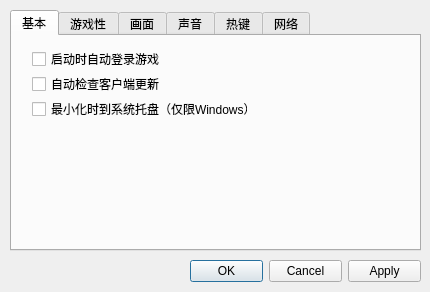
<?xml version="1.0" encoding="UTF-8"?>
<ui version="4.0">
 <class>GameSysSettingDialog</class>
 <widget class="QMainWindow" name="GameSysSettingDialog">
  <property name="windowModality">
   <enum>Qt::WindowModal</enum>
  </property>
  <property name="geometry">
   <rect>
    <x>0</x>
    <y>0</y>
    <width>430</width>
    <height>292</height>
   </rect>
  </property>
  <property name="windowTitle">
   <string>游戏设置</string>
  </property>
  <widget class="QWidget" name="centralwidget">
   <widget class="QTabWidget" name="tabWidget">
    <property name="geometry">
     <rect>
      <x>10</x>
      <y>10</y>
      <width>411</width>
      <height>241</height>
     </rect>
    </property>
    <property name="tabPosition">
     <enum>QTabWidget::North</enum>
    </property>
    <property name="tabShape">
     <enum>QTabWidget::Rounded</enum>
    </property>
    <property name="currentIndex">
     <number>0</number>
    </property>
    <property name="elideMode">
     <enum>Qt::ElideLeft</enum>
    </property>
    <property name="usesScrollButtons">
     <bool>true</bool>
    </property>
    <property name="documentMode">
     <bool>false</bool>
    </property>
    <property name="tabsClosable">
     <bool>false</bool>
    </property>
    <widget class="QWidget" name="tab">
     <attribute name="title">
      <string>基本</string>
     </attribute>
     <widget class="QCheckBox" name="checkBox_6">
      <property name="geometry">
       <rect>
        <x>20</x>
        <y>15</y>
        <width>131</width>
        <height>16</height>
       </rect>
      </property>
      <property name="text">
       <string>启动时自动登录游戏</string>
      </property>
     </widget>
     <widget class="QCheckBox" name="checkBox_7">
      <property name="geometry">
       <rect>
        <x>20</x>
        <y>40</y>
        <width>131</width>
        <height>16</height>
       </rect>
      </property>
      <property name="text">
       <string>自动检查客户端更新</string>
      </property>
     </widget>
     <widget class="QCheckBox" name="checkBox_8">
      <property name="geometry">
       <rect>
        <x>20</x>
        <y>65</y>
        <width>216</width>
        <height>16</height>
       </rect>
      </property>
      <property name="text">
       <string>最小化时到系统托盘（仅限Windows）</string>
      </property>
     </widget>
    </widget>
    <widget class="QWidget" name="widget">
     <attribute name="title">
      <string>游戏性</string>
     </attribute>
     <widget class="QCheckBox" name="checkBox_9">
      <property name="geometry">
       <rect>
        <x>15</x>
        <y>10</y>
        <width>186</width>
        <height>16</height>
       </rect>
      </property>
      <property name="text">
       <string>游戏中允许共享我的所在地区</string>
      </property>
     </widget>
    </widget>
    <widget class="QWidget" name="tab_4">
     <attribute name="title">
      <string>画面</string>
     </attribute>
     <widget class="QLabel" name="label">
      <property name="geometry">
       <rect>
        <x>15</x>
        <y>20</y>
        <width>54</width>
        <height>12</height>
       </rect>
      </property>
      <property name="text">
       <string>界面风格：</string>
      </property>
     </widget>
     <widget class="QComboBox" name="comboBox">
      <property name="geometry">
       <rect>
        <x>75</x>
        <y>15</y>
        <width>166</width>
        <height>22</height>
       </rect>
      </property>
      <item>
       <property name="text">
        <string>Fusion</string>
       </property>
      </item>
      <item>
       <property name="text">
        <string>Windows Visita</string>
       </property>
      </item>
      <item>
       <property name="text">
        <string>Windows XP</string>
       </property>
      </item>
      <item>
       <property name="text">
        <string>Windows 经典</string>
       </property>
      </item>
     </widget>
     <widget class="Line" name="line">
      <property name="geometry">
       <rect>
        <x>10</x>
        <y>40</y>
        <width>386</width>
        <height>16</height>
       </rect>
      </property>
      <property name="orientation">
       <enum>Qt::Horizontal</enum>
      </property>
     </widget>
    </widget>
    <widget class="QWidget" name="tab_2">
     <attribute name="title">
      <string>声音</string>
     </attribute>
     <widget class="QSlider" name="horizontalSlider">
      <property name="geometry">
       <rect>
        <x>30</x>
        <y>25</y>
        <width>296</width>
        <height>19</height>
       </rect>
      </property>
      <property name="minimum">
       <number>0</number>
      </property>
      <property name="maximum">
       <number>100</number>
      </property>
      <property name="value">
       <number>50</number>
      </property>
      <property name="orientation">
       <enum>Qt::Horizontal</enum>
      </property>
      <property name="tickPosition">
       <enum>QSlider::NoTicks</enum>
      </property>
     </widget>
     <widget class="QLabel" name="label_3">
      <property name="geometry">
       <rect>
        <x>15</x>
        <y>40</y>
        <width>26</width>
        <height>16</height>
       </rect>
      </property>
      <property name="text">
       <string/>
      </property>
     </widget>
     <widget class="QCheckBox" name="checkBox">
      <property name="geometry">
       <rect>
        <x>10</x>
        <y>5</y>
        <width>71</width>
        <height>16</height>
       </rect>
      </property>
      <property name="text">
       <string>背景音乐</string>
      </property>
      <property name="checked">
       <bool>true</bool>
      </property>
     </widget>
     <widget class="QSlider" name="horizontalSlider_2">
      <property name="geometry">
       <rect>
        <x>30</x>
        <y>75</y>
        <width>296</width>
        <height>19</height>
       </rect>
      </property>
      <property name="minimum">
       <number>0</number>
      </property>
      <property name="maximum">
       <number>100</number>
      </property>
      <property name="value">
       <number>50</number>
      </property>
      <property name="orientation">
       <enum>Qt::Horizontal</enum>
      </property>
      <property name="tickPosition">
       <enum>QSlider::NoTicks</enum>
      </property>
     </widget>
     <widget class="QCheckBox" name="checkBox_2">
      <property name="geometry">
       <rect>
        <x>10</x>
        <y>55</y>
        <width>71</width>
        <height>16</height>
       </rect>
      </property>
      <property name="text">
       <string>背景音效</string>
      </property>
      <property name="checked">
       <bool>true</bool>
      </property>
     </widget>
     <widget class="QSlider" name="horizontalSlider_3">
      <property name="geometry">
       <rect>
        <x>30</x>
        <y>125</y>
        <width>296</width>
        <height>19</height>
       </rect>
      </property>
      <property name="minimum">
       <number>0</number>
      </property>
      <property name="maximum">
       <number>100</number>
      </property>
      <property name="value">
       <number>50</number>
      </property>
      <property name="orientation">
       <enum>Qt::Horizontal</enum>
      </property>
      <property name="tickPosition">
       <enum>QSlider::NoTicks</enum>
      </property>
     </widget>
     <widget class="QCheckBox" name="checkBox_3">
      <property name="geometry">
       <rect>
        <x>10</x>
        <y>105</y>
        <width>71</width>
        <height>16</height>
       </rect>
      </property>
      <property name="text">
       <string>游戏音效</string>
      </property>
      <property name="checked">
       <bool>true</bool>
      </property>
     </widget>
     <widget class="QSlider" name="horizontalSlider_4">
      <property name="geometry">
       <rect>
        <x>30</x>
        <y>175</y>
        <width>296</width>
        <height>19</height>
       </rect>
      </property>
      <property name="minimum">
       <number>0</number>
      </property>
      <property name="maximum">
       <number>100</number>
      </property>
      <property name="value">
       <number>50</number>
      </property>
      <property name="orientation">
       <enum>Qt::Horizontal</enum>
      </property>
      <property name="tickPosition">
       <enum>QSlider::NoTicks</enum>
      </property>
     </widget>
     <widget class="QCheckBox" name="checkBox_4">
      <property name="geometry">
       <rect>
        <x>10</x>
        <y>155</y>
        <width>71</width>
        <height>16</height>
       </rect>
      </property>
      <property name="text">
       <string>操作音效</string>
      </property>
      <property name="checked">
       <bool>true</bool>
      </property>
     </widget>
    </widget>
    <widget class="QWidget" name="tab_5">
     <attribute name="title">
      <string>热键</string>
     </attribute>
    </widget>
    <widget class="QWidget" name="tab_3">
     <attribute name="title">
      <string>网络</string>
     </attribute>
     <widget class="QCheckBox" name="checkBox_5">
      <property name="geometry">
       <rect>
        <x>10</x>
        <y>10</y>
        <width>111</width>
        <height>16</height>
       </rect>
      </property>
      <property name="text">
       <string>使用代理服务器</string>
      </property>
     </widget>
     <widget class="QLabel" name="label_2">
      <property name="geometry">
       <rect>
        <x>30</x>
        <y>35</y>
        <width>36</width>
        <height>21</height>
       </rect>
      </property>
      <property name="text">
       <string>类型：</string>
      </property>
     </widget>
     <widget class="QComboBox" name="comboBox_2">
      <property name="enabled">
       <bool>false</bool>
      </property>
      <property name="geometry">
       <rect>
        <x>80</x>
        <y>35</y>
        <width>146</width>
        <height>21</height>
       </rect>
      </property>
      <item>
       <property name="text">
        <string>HTTP代理</string>
       </property>
      </item>
      <item>
       <property name="text">
        <string>SOCK5代理</string>
       </property>
      </item>
      <item>
       <property name="text">
        <string>使用浏览器设置</string>
       </property>
      </item>
     </widget>
     <widget class="QLabel" name="label_4">
      <property name="geometry">
       <rect>
        <x>30</x>
        <y>65</y>
        <width>36</width>
        <height>21</height>
       </rect>
      </property>
      <property name="text">
       <string>地址：</string>
      </property>
     </widget>
     <widget class="QLineEdit" name="lineEdit">
      <property name="enabled">
       <bool>false</bool>
      </property>
      <property name="geometry">
       <rect>
        <x>80</x>
        <y>65</y>
        <width>146</width>
        <height>20</height>
       </rect>
      </property>
     </widget>
     <widget class="QLabel" name="label_5">
      <property name="geometry">
       <rect>
        <x>30</x>
        <y>95</y>
        <width>36</width>
        <height>21</height>
       </rect>
      </property>
      <property name="text">
       <string>端口：</string>
      </property>
     </widget>
     <widget class="QLineEdit" name="lineEdit_2">
      <property name="enabled">
       <bool>false</bool>
      </property>
      <property name="geometry">
       <rect>
        <x>80</x>
        <y>95</y>
        <width>76</width>
        <height>20</height>
       </rect>
      </property>
     </widget>
     <widget class="QLabel" name="label_6">
      <property name="geometry">
       <rect>
        <x>30</x>
        <y>135</y>
        <width>46</width>
        <height>21</height>
       </rect>
      </property>
      <property name="text">
       <string>用户名：</string>
      </property>
     </widget>
     <widget class="QLineEdit" name="lineEdit_3">
      <property name="enabled">
       <bool>false</bool>
      </property>
      <property name="geometry">
       <rect>
        <x>80</x>
        <y>135</y>
        <width>146</width>
        <height>20</height>
       </rect>
      </property>
     </widget>
     <widget class="Line" name="line_2">
      <property name="geometry">
       <rect>
        <x>10</x>
        <y>120</y>
        <width>386</width>
        <height>16</height>
       </rect>
      </property>
      <property name="orientation">
       <enum>Qt::Horizontal</enum>
      </property>
     </widget>
     <widget class="QLabel" name="label_7">
      <property name="geometry">
       <rect>
        <x>30</x>
        <y>160</y>
        <width>46</width>
        <height>21</height>
       </rect>
      </property>
      <property name="text">
       <string>密  码：</string>
      </property>
     </widget>
     <widget class="QLineEdit" name="lineEdit_4">
      <property name="enabled">
       <bool>false</bool>
      </property>
      <property name="geometry">
       <rect>
        <x>80</x>
        <y>160</y>
        <width>146</width>
        <height>20</height>
       </rect>
      </property>
     </widget>
     <widget class="QLabel" name="label_8">
      <property name="geometry">
       <rect>
        <x>30</x>
        <y>185</y>
        <width>46</width>
        <height>21</height>
       </rect>
      </property>
      <property name="text">
       <string>    域：</string>
      </property>
     </widget>
     <widget class="QLineEdit" name="lineEdit_5">
      <property name="enabled">
       <bool>false</bool>
      </property>
      <property name="geometry">
       <rect>
        <x>80</x>
        <y>185</y>
        <width>146</width>
        <height>20</height>
       </rect>
      </property>
     </widget>
     <widget class="QPushButton" name="pushButton">
      <property name="geometry">
       <rect>
        <x>310</x>
        <y>185</y>
        <width>86</width>
        <height>23</height>
       </rect>
      </property>
      <property name="text">
       <string>测试代理</string>
      </property>
     </widget>
    </widget>
   </widget>
   <widget class="QDialogButtonBox" name="buttonBox">
    <property name="geometry">
     <rect>
      <x>190</x>
      <y>260</y>
      <width>231</width>
      <height>23</height>
     </rect>
    </property>
    <property name="orientation">
     <enum>Qt::Horizontal</enum>
    </property>
    <property name="standardButtons">
     <set>QDialogButtonBox::Apply|QDialogButtonBox::Cancel|QDialogButtonBox::Ok</set>
    </property>
    <property name="centerButtons">
     <bool>false</bool>
    </property>
   </widget>
  </widget>
 </widget>
 <resources/>
 <connections/>
</ui>
